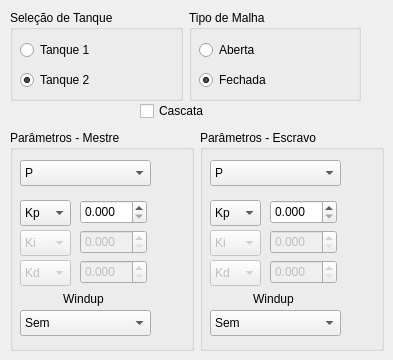
    <widget class="QWidget" name="tab_pid">
     <attribute name="title">
      <string>Configurações Avançadas</string>
     </attribute>
     <widget class="QCheckBox" name="checkBox_9">
      <property name="enabled">
       <bool>true</bool>
      </property>
      <property name="geometry">
       <rect>
        <x>140</x>
        <y>100</y>
        <width>97</width>
        <height>22</height>
       </rect>
      </property>
      <property name="text">
       <string>Cascata</string>
      </property>
      <property name="checked">
       <bool>false</bool>
      </property>
     </widget>
     <widget class="QWidget" name="layoutWidget">
      <property name="geometry">
       <rect>
        <x>10</x>
        <y>10</y>
        <width>351</width>
        <height>91</height>
       </rect>
      </property>
      <layout class="QHBoxLayout" name="horizontalLayout">
       <item>
        <widget class="QGroupBox" name="groupBox_select_tanque">
         <property name="title">
          <string>Seleção de Tanque</string>
         </property>
         <widget class="QRadioButton" name="radioButton_tanque2">
          <property name="geometry">
           <rect>
            <x>10</x>
            <y>60</y>
            <width>121</width>
            <height>20</height>
           </rect>
          </property>
          <property name="text">
           <string>Tanque 2</string>
          </property>
          <property name="checked">
           <bool>true</bool>
          </property>
         </widget>
         <widget class="QRadioButton" name="radioButton_tanque1">
          <property name="geometry">
           <rect>
            <x>10</x>
            <y>30</y>
            <width>121</width>
            <height>20</height>
           </rect>
          </property>
          <property name="text">
           <string>Tanque 1</string>
          </property>
          <property name="checked">
           <bool>false</bool>
          </property>
         </widget>
        </widget>
       </item>
       <item>
        <widget class="QGroupBox" name="groupBox_4">
         <property name="title">
          <string>Tipo de Malha</string>
         </property>
         <widget class="QRadioButton" name="radioButton_10">
          <property name="geometry">
           <rect>
            <x>10</x>
            <y>60</y>
            <width>121</width>
            <height>20</height>
           </rect>
          </property>
          <property name="text">
           <string>Fechada</string>
          </property>
          <property name="checked">
           <bool>true</bool>
          </property>
         </widget>
         <widget class="QRadioButton" name="radioButton_9">
          <property name="geometry">
           <rect>
            <x>10</x>
            <y>30</y>
            <width>121</width>
            <height>20</height>
           </rect>
          </property>
          <property name="text">
           <string>Aberta</string>
          </property>
          <property name="checked">
           <bool>false</bool>
          </property>
         </widget>
        </widget>
       </item>
      </layout>
     </widget>
     <widget class="QWidget" name="layoutWidget">
      <property name="geometry">
       <rect>
        <x>10</x>
        <y>130</y>
        <width>374</width>
        <height>221</height>
       </rect>
      </property>
      <layout class="QHBoxLayout" name="horizontalLayout_2">
       <item>
        <widget class="QGroupBox" name="groupBox_10">
         <property name="enabled">
          <bool>true</bool>
         </property>
         <property name="title">
          <string>Parâmetros - Mestre</string>
         </property>
         <widget class="QComboBox" name="comboBox_tipoControle">
          <property name="geometry">
           <rect>
            <x>10</x>
            <y>30</y>
            <width>131</width>
            <height>26</height>
           </rect>
          </property>
          <property name="currentText">
           <string>P</string>
          </property>
          <item>
           <property name="text">
            <string>P</string>
           </property>
          </item>
          <item>
           <property name="text">
            <string>PI</string>
           </property>
          </item>
          <item>
           <property name="text">
            <string>PD</string>
           </property>
          </item>
          <item>
           <property name="text">
            <string>PID</string>
           </property>
          </item>
          <item>
           <property name="text">
            <string>PI-D</string>
           </property>
          </item>
          <item>
           <property name="text">
            <string>Sem</string>
           </property>
          </item>
         </widget>
         <widget class="QComboBox" name="comboBox_4">
          <property name="enabled">
           <bool>false</bool>
          </property>
          <property name="geometry">
           <rect>
            <x>10</x>
            <y>130</y>
            <width>51</width>
            <height>26</height>
           </rect>
          </property>
          <item>
           <property name="text">
            <string>Kd</string>
           </property>
          </item>
          <item>
           <property name="text">
            <string>τd</string>
           </property>
          </item>
         </widget>
         <widget class="QDoubleSpinBox" name="doubleSpinBox_6">
          <property name="geometry">
           <rect>
            <x>70</x>
            <y>70</y>
            <width>67</width>
            <height>24</height>
           </rect>
          </property>
          <property name="decimals">
           <number>3</number>
          </property>
         </widget>
         <widget class="QComboBox" name="comboBox_3">
          <property name="enabled">
           <bool>false</bool>
          </property>
          <property name="geometry">
           <rect>
            <x>10</x>
            <y>100</y>
            <width>51</width>
            <height>26</height>
           </rect>
          </property>
          <item>
           <property name="text">
            <string>Ki</string>
           </property>
          </item>
          <item>
           <property name="text">
            <string>τi</string>
           </property>
          </item>
         </widget>
         <widget class="QComboBox" name="comboBox_5">
          <property name="geometry">
           <rect>
            <x>10</x>
            <y>70</y>
            <width>51</width>
            <height>26</height>
           </rect>
          </property>
          <item>
           <property name="text">
            <string>Kp</string>
           </property>
          </item>
         </widget>
         <widget class="QDoubleSpinBox" name="doubleSpinBox_7">
          <property name="enabled">
           <bool>false</bool>
          </property>
          <property name="geometry">
           <rect>
            <x>70</x>
            <y>100</y>
            <width>67</width>
            <height>24</height>
           </rect>
          </property>
          <property name="decimals">
           <number>3</number>
          </property>
         </widget>
         <widget class="QDoubleSpinBox" name="doubleSpinBox_8">
          <property name="enabled">
           <bool>false</bool>
          </property>
          <property name="geometry">
           <rect>
            <x>70</x>
            <y>130</y>
            <width>67</width>
            <height>24</height>
           </rect>
          </property>
          <property name="decimals">
           <number>3</number>
          </property>
         </widget>
         <widget class="QLabel" name="label">
          <property name="geometry">
           <rect>
            <x>40</x>
            <y>160</y>
            <width>67</width>
            <height>17</height>
           </rect>
          </property>
          <property name="text">
           <string>Windup</string>
          </property>
          <property name="alignment">
           <set>Qt::AlignCenter</set>
          </property>
         </widget>
         <widget class="QComboBox" name="comboBox_windup">
          <property name="geometry">
           <rect>
            <x>10</x>
            <y>180</y>
            <width>131</width>
            <height>26</height>
           </rect>
          </property>
          <item>
           <property name="text">
            <string>Sem</string>
           </property>
          </item>
          <item>
           <property name="text">
            <string>Anti-Windup</string>
           </property>
          </item>
          <item>
           <property name="text">
            <string>Integral Cond.</string>
           </property>
          </item>
         </widget>
        </widget>
       </item>
       <item>
        <widget class="QGroupBox" name="groupBox_11">
         <property name="enabled">
          <bool>true</bool>
         </property>
         <property name="title">
          <string>Parâmetros - Escravo</string>
         </property>
         <widget class="QComboBox" name="comboBox_tipoControle_2">
          <property name="geometry">
           <rect>
            <x>10</x>
            <y>30</y>
            <width>131</width>
            <height>26</height>
           </rect>
          </property>
          <property name="currentText">
           <string>P</string>
          </property>
          <item>
           <property name="text">
            <string>P</string>
           </property>
          </item>
          <item>
           <property name="text">
            <string>PI</string>
           </property>
          </item>
          <item>
           <property name="text">
            <string>PD</string>
           </property>
          </item>
          <item>
           <property name="text">
            <string>PID</string>
           </property>
          </item>
          <item>
           <property name="text">
            <string>PI-D</string>
           </property>
          </item>
          <item>
           <property name="text">
            <string>Sem</string>
           </property>
          </item>
         </widget>
         <widget class="QComboBox" name="comboBox_7">
          <property name="enabled">
           <bool>false</bool>
          </property>
          <property name="geometry">
           <rect>
            <x>10</x>
            <y>130</y>
            <width>51</width>
            <height>26</height>
           </rect>
          </property>
          <item>
           <property name="text">
            <string>Kd</string>
           </property>
          </item>
          <item>
           <property name="text">
            <string>τd</string>
           </property>
          </item>
         </widget>
         <widget class="QDoubleSpinBox" name="doubleSpinBox_9">
          <property name="geometry">
           <rect>
            <x>70</x>
            <y>70</y>
            <width>67</width>
            <height>24</height>
           </rect>
          </property>
          <property name="decimals">
           <number>3</number>
          </property>
         </widget>
         <widget class="QComboBox" name="comboBox_8">
          <property name="enabled">
           <bool>false</bool>
          </property>
          <property name="geometry">
           <rect>
            <x>10</x>
            <y>100</y>
            <width>51</width>
            <height>26</height>
           </rect>
          </property>
          <item>
           <property name="text">
            <string>Ki</string>
           </property>
          </item>
          <item>
           <property name="text">
            <string>τi</string>
           </property>
          </item>
         </widget>
         <widget class="QComboBox" name="comboBox_9">
          <property name="geometry">
           <rect>
            <x>10</x>
            <y>70</y>
            <width>51</width>
            <height>26</height>
           </rect>
          </property>
          <item>
           <property name="text">
            <string>Kp</string>
           </property>
          </item>
         </widget>
         <widget class="QDoubleSpinBox" name="doubleSpinBox_10">
          <property name="enabled">
           <bool>false</bool>
          </property>
          <property name="geometry">
           <rect>
            <x>70</x>
            <y>100</y>
            <width>67</width>
            <height>24</height>
           </rect>
          </property>
          <property name="decimals">
           <number>3</number>
          </property>
         </widget>
         <widget class="QDoubleSpinBox" name="doubleSpinBox_11">
          <property name="enabled">
           <bool>false</bool>
          </property>
          <property name="geometry">
           <rect>
            <x>70</x>
            <y>130</y>
            <width>67</width>
            <height>24</height>
           </rect>
          </property>
          <property name="decimals">
           <number>3</number>
          </property>
         </widget>
         <widget class="QLabel" name="label_8">
          <property name="geometry">
           <rect>
            <x>40</x>
            <y>160</y>
            <width>67</width>
            <height>17</height>
           </rect>
          </property>
          <property name="text">
           <string>Windup</string>
          </property>
          <property name="alignment">
           <set>Qt::AlignCenter</set>
          </property>
         </widget>
         <widget class="QComboBox" name="comboBox_windup_2">
          <property name="geometry">
           <rect>
            <x>10</x>
            <y>180</y>
            <width>131</width>
            <height>26</height>
           </rect>
          </property>
          <item>
           <property name="text">
            <string>Sem</string>
           </property>
          </item>
          <item>
           <property name="text">
            <string>Anti-Windup</string>
           </property>
          </item>
          <item>
           <property name="text">
            <string>Integral Cond.</string>
           </property>
          </item>
         </widget>
        </widget>
       </item>
      </layout>
     </widget>
    </widget>
